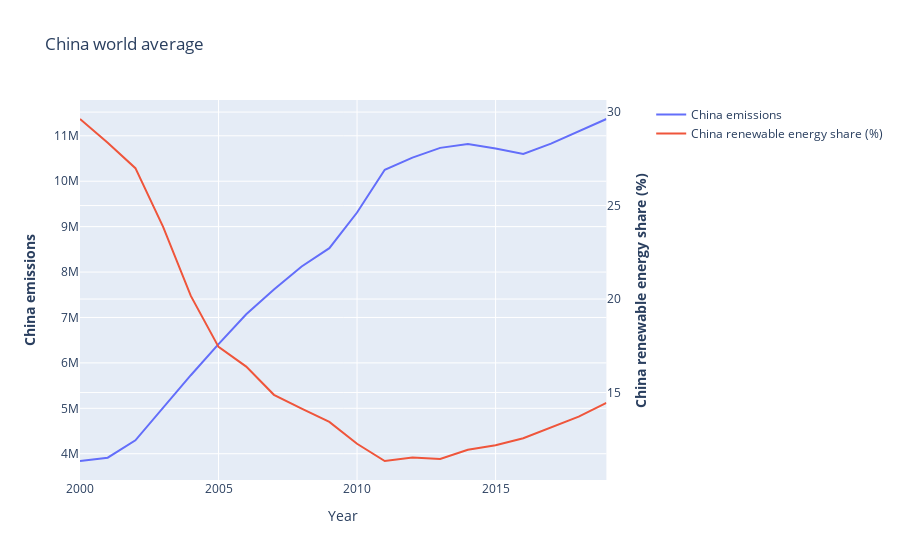

This figure's notebook cell:
### Markdown cell above
China seems to have the most electricity gained from fossil fuels in figure 4. The 10 countries shown in the graph above also score high on CO₂ emissions in figure 2. Fossil fuels are not a sustainable source to obtain electricity, as it adds to the CO₂ emissions (Zheng e.a. 2019). Since these countries do not gain their electricity mostly from renewables but from fossil fuels, the data aligns with our first perspective of renewable sources reducing emissions while other sources could have a bad impact on the emissions instead.

However, China, US, India, Japan and Germany do show to have gotten about a 25% from total electricity gained from renewables and yet they have a lot of emissions. As mentioned before, for China we can even see that although a large amount of electricity was gained through renewable sources, the emissions 2000-2020 only kept increasing in figure 2. This supports our second perspective of sustainable energy not having a big positive impact on lowering the emissions.

### Code cell
df = pd.read_parquet("../graphs/small_merge.parquet")
china_data = df[(df['Element'] == "Emissions (CO2)") & (df['Item'] == "All sectors without LULUCF") & (df['Area'] == "China")].drop(columns=[
    'Item', 'Element']).dropna()
china_means = pd.concat([china_data['Renewable energy share in the total final energy consumption (%)'].groupby(china_data['Year']).mean(), china_data['Emission'].groupby(china_data['Year']).sum()], axis=1)

import plotly.graph_objects as go
from plotly.subplots import make_subplots

# Create figure with secondary y-axis
fig = make_subplots(specs=[[{"secondary_y": True}]])

# Add traces
fig.add_trace(
    go.Scatter(x=china_means.index, y=china_means['Emission'], name="China emissions"),
    secondary_y=False,
)

fig.add_trace(
    go.Scatter(x=china_means.index, y=china_means['Renewable energy share in the total final energy consumption (%)'], name="China renewable energy share (%)"),
    secondary_y=True,
)

# Add figure title
fig.update_layout(
    title_text="China world average"
)

# Set x-axis title
fig.update_xaxes(title_text="Year")

# Set y-axes titles
fig.update_yaxes(title_text="<b>China emissions</b>", secondary_y=False)
fig.update_yaxes(title_text="<b>China renewable energy share (%)</b>", secondary_y=True)
fig.show()

### Figure 1 — Plotly figure (JSON) as saved in the notebook; plotly's stock layout.template omitted (floating-point values rounded to 4 significant figures)
{"data": [{"name": "China emissions", "type": "scatter", "x": [2000, 2001, 2002, 2003, 2004, 2005, 2006, 2007, 2008, 2009, 2010, 2011, 2012, 2013, 2014, 2015, 2016, 2017, 2018, 2019], "xaxis": "x", "y": [3840000.0, 3913000.0, 4295000.0, 5022000.0, 5729000.0, 6413000.0, 7069000.0, 7616000.0, 8123000.0, 8527000.0, 9312000.0, 10250000.0, 10520000.0, 10730000.0, 10820000.0, 10720000.0, 10600000.0, 10830000.0, 11100000.0, 11370000.0], "yaxis": "y"}, {"name": "China renewable energy share (%)", "type": "scatter", "x": [2000, 2001, 2002, 2003, 2004, 2005, 2006, 2007, 2008, 2009, 2010, 2011, 2012, 2013, 2014, 2015, 2016, 2017, 2018, 2019], "xaxis": "x", "y": [29.63, 28.36, 27, 23.86, 20.17, 17.44, 16.39, 14.88, 14.14, 13.43, 12.26, 11.34, 11.53, 11.45, 11.94, 12.18, 12.56, 13.13, 13.71, 14.45], "yaxis": "y2"}], "layout": {"title": {"text": "China world average"}, "xaxis": {"anchor": "y", "domain": [0, 0.94], "title": {"text": "Year"}}, "yaxis": {"anchor": "x", "domain": [0, 1], "title": {"text": "<b>China emissions</b>"}}, "yaxis2": {"anchor": "x", "overlaying": "y", "side": "right", "title": {"text": "<b>China renewable energy share (%)</b>"}}}}
